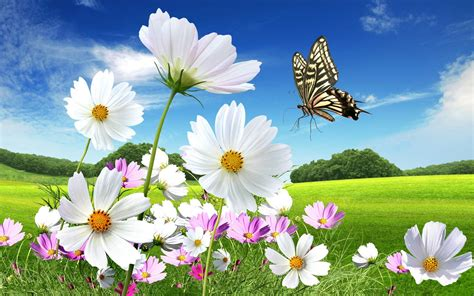
#> input picture image/flower.jpeg, 474 x 296 px
$ python histogram_matching.py
#> lines starting #> are read from the running program, lines starting #| are printed output that depends on the picture
# CANNY
# CALE
# MORPHOLOGY
# HISTOGRAM MATCHING
# EQUALIZATION
# CONTRAST

import cv2
import numpy as np
import matplotlib.pyplot as plt
from skimage import exposure, img_as_ubyte
import os
# ----------------------------
# Load images
# ----------------------------
# Replace with your images
paths =os.getcwd().split(os.sep)
paths.pop()
imgpath1 = os.path.join(os.sep.join(paths), 'image/flower.jpeg')
imgpath2 = os.path.join(os.sep.join(paths), 'image/tulip.jpeg')
source = cv2.imread(imgpath1, cv2.IMREAD_GRAYSCALE)
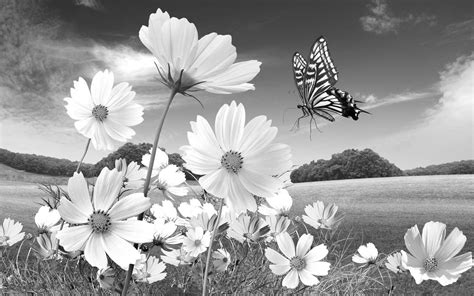
#> source: shape (296, 474); min 0, max 255, mean 155.4
reference = cv2.imread(imgpath2, cv2.IMREAD_GRAYSCALE)
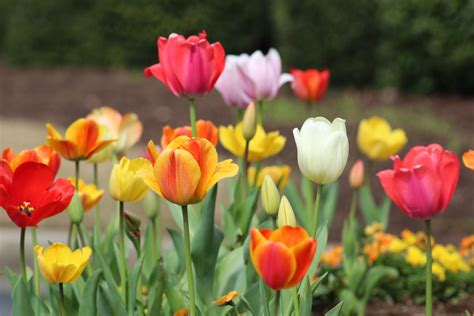
#> input picture image/tulip.jpeg, 474 x 316 px
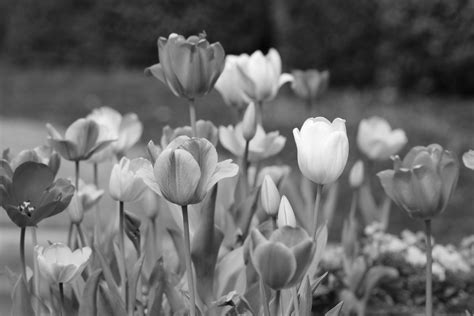
#> reference: shape (316, 474); min 3, max 255, mean 104.5

if source is None or reference is None:
    raise FileNotFoundError("One or both image paths are incorrect or images not found.")
    exit(1)
# Convert to 8-bit grayscale if needed
source = img_as_ubyte(source / 255.0) if source.max() <= 1 else source
reference = img_as_ubyte(reference / 255.0) if reference.max() <= 1 else reference

# ----------------------------
# Built-in histogram matching (Scikit-Image)
# ----------------------------
matched_builtin = exposure.match_histograms(source, reference)
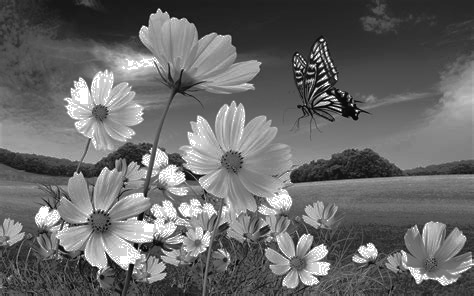
#> matched_builtin: shape (296, 474) float64; min 7.97, max 255, mean 105.1


# Custom Implementation #1: CDF Mapping

def hist_match_cdf(source, reference):
    # Flatten
    src_values, bin_idx, src_counts = np.unique(source.ravel(), return_inverse=True, return_counts=True)
#> src_values = 256 values from 0 to 255; src_counts = 256 values, max 3369 at index 255, min 5 at index 2, mean 548.1
    ref_values, ref_counts = np.unique(reference.ravel(), return_counts=True)
#> ref_values = 253 values from 3 to 255; ref_counts = 253 values, max 1544 at index 81, min 2 at index 3, mean 592

    # Compute CDFs
    src_cdf = np.cumsum(src_counts).astype(np.float64)
#> src_cdf = 256 values from 38 to 140304
    src_cdf /= src_cdf[-1]
#> src_cdf = 256 values from 0.000271 to 1

    ref_cdf = np.cumsum(ref_counts).astype(np.float64)
#> ref_cdf = 253 values from 3 to 149784
    ref_cdf /= ref_cdf[-1]
#> ref_cdf = 253 values from 2e-05 to 1

    # Create mapping
    mapping = np.interp(src_cdf, ref_cdf, ref_values)
#> mapping = 256 values from 7.97 to 255

    # Map source image
    matched = mapping[bin_idx].reshape(source.shape)
    return matched.astype(np.uint8)

matched_cdf = hist_match_cdf(source, reference)

# ----------------------------
# Custom Implementation #2: Interpolation-based
# ----------------------------
def hist_match_interp(source, reference):
    # Get histogram and CDF of source
    src_hist, bins = np.histogram(source.flatten(), 256, [0, 256])
#> src_hist has the same summary as src_counts in hist_match_cdf; bins = 257 values from 0 to 256
    src_cdf = np.cumsum(src_hist) / source.size
#> src_cdf = 256 values from 0.000271 to 1

    # Get histogram and CDF of reference
    ref_hist, bins = np.histogram(reference.flatten(), 256, [0, 256])
#> ref_hist = 256 values, max 1544 at index 84, min 0 at index 0, mean 585.1
    ref_cdf = np.cumsum(ref_hist) / reference.size
#> ref_cdf = 256 values from 0 to 1

    # Interpolate: map src pixel values using ref CDF
    interp_values = np.interp(source.flatten(), np.arange(256), np.interp(src_cdf, ref_cdf, np.arange(256)))
    matched = interp_values.reshape(source.shape)
    return matched.astype(np.uint8)

matched_interp = hist_match_interp(source, reference)

# ----------------------------
# Plot results
# ----------------------------
titles = [
    "Source Image",
    "Reference Image",
    "Scikit-Image (Built-in)",
    "Custom CDF Mapping",
    "Custom Interpolation"
]
images = [source, reference, matched_builtin, matched_cdf, matched_interp]

plt.figure(figsize=(15, 8))
for i in range(len(images)):
    plt.subplot(2, 5, i+1)
    plt.imshow(images[i], cmap="gray")
    plt.title(titles[i], fontsize=10)
    plt.axis("off")

    # Histogram
    plt.subplot(2, 5, i+6)
    plt.hist(images[i].ravel(), bins=256, range=(0, 256), color="black")
    plt.title(f"{titles[i]} Histogram", fontsize=8)
#> this loop made 5 passes

plt.tight_layout()
plt.show()
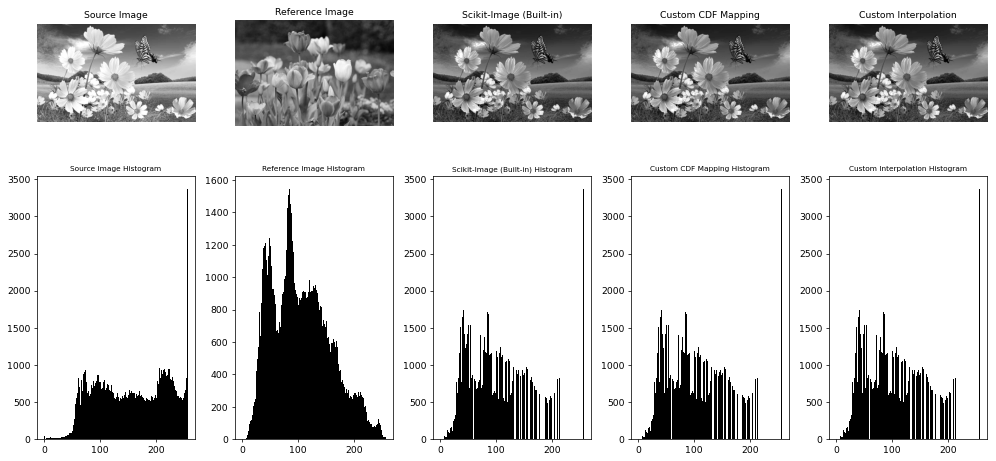
#> figure drawn by matplotlib, 10 panels; panel 2: tallest bar 3369 high, from x = 255 to 256; panel 4: tallest bar 1544 high, from x = 84 to 85; panel 6: tallest bar 3369 high, from x = 255 to 256; panel 8: tallest bar 3369 high, from x = 255 to 256
